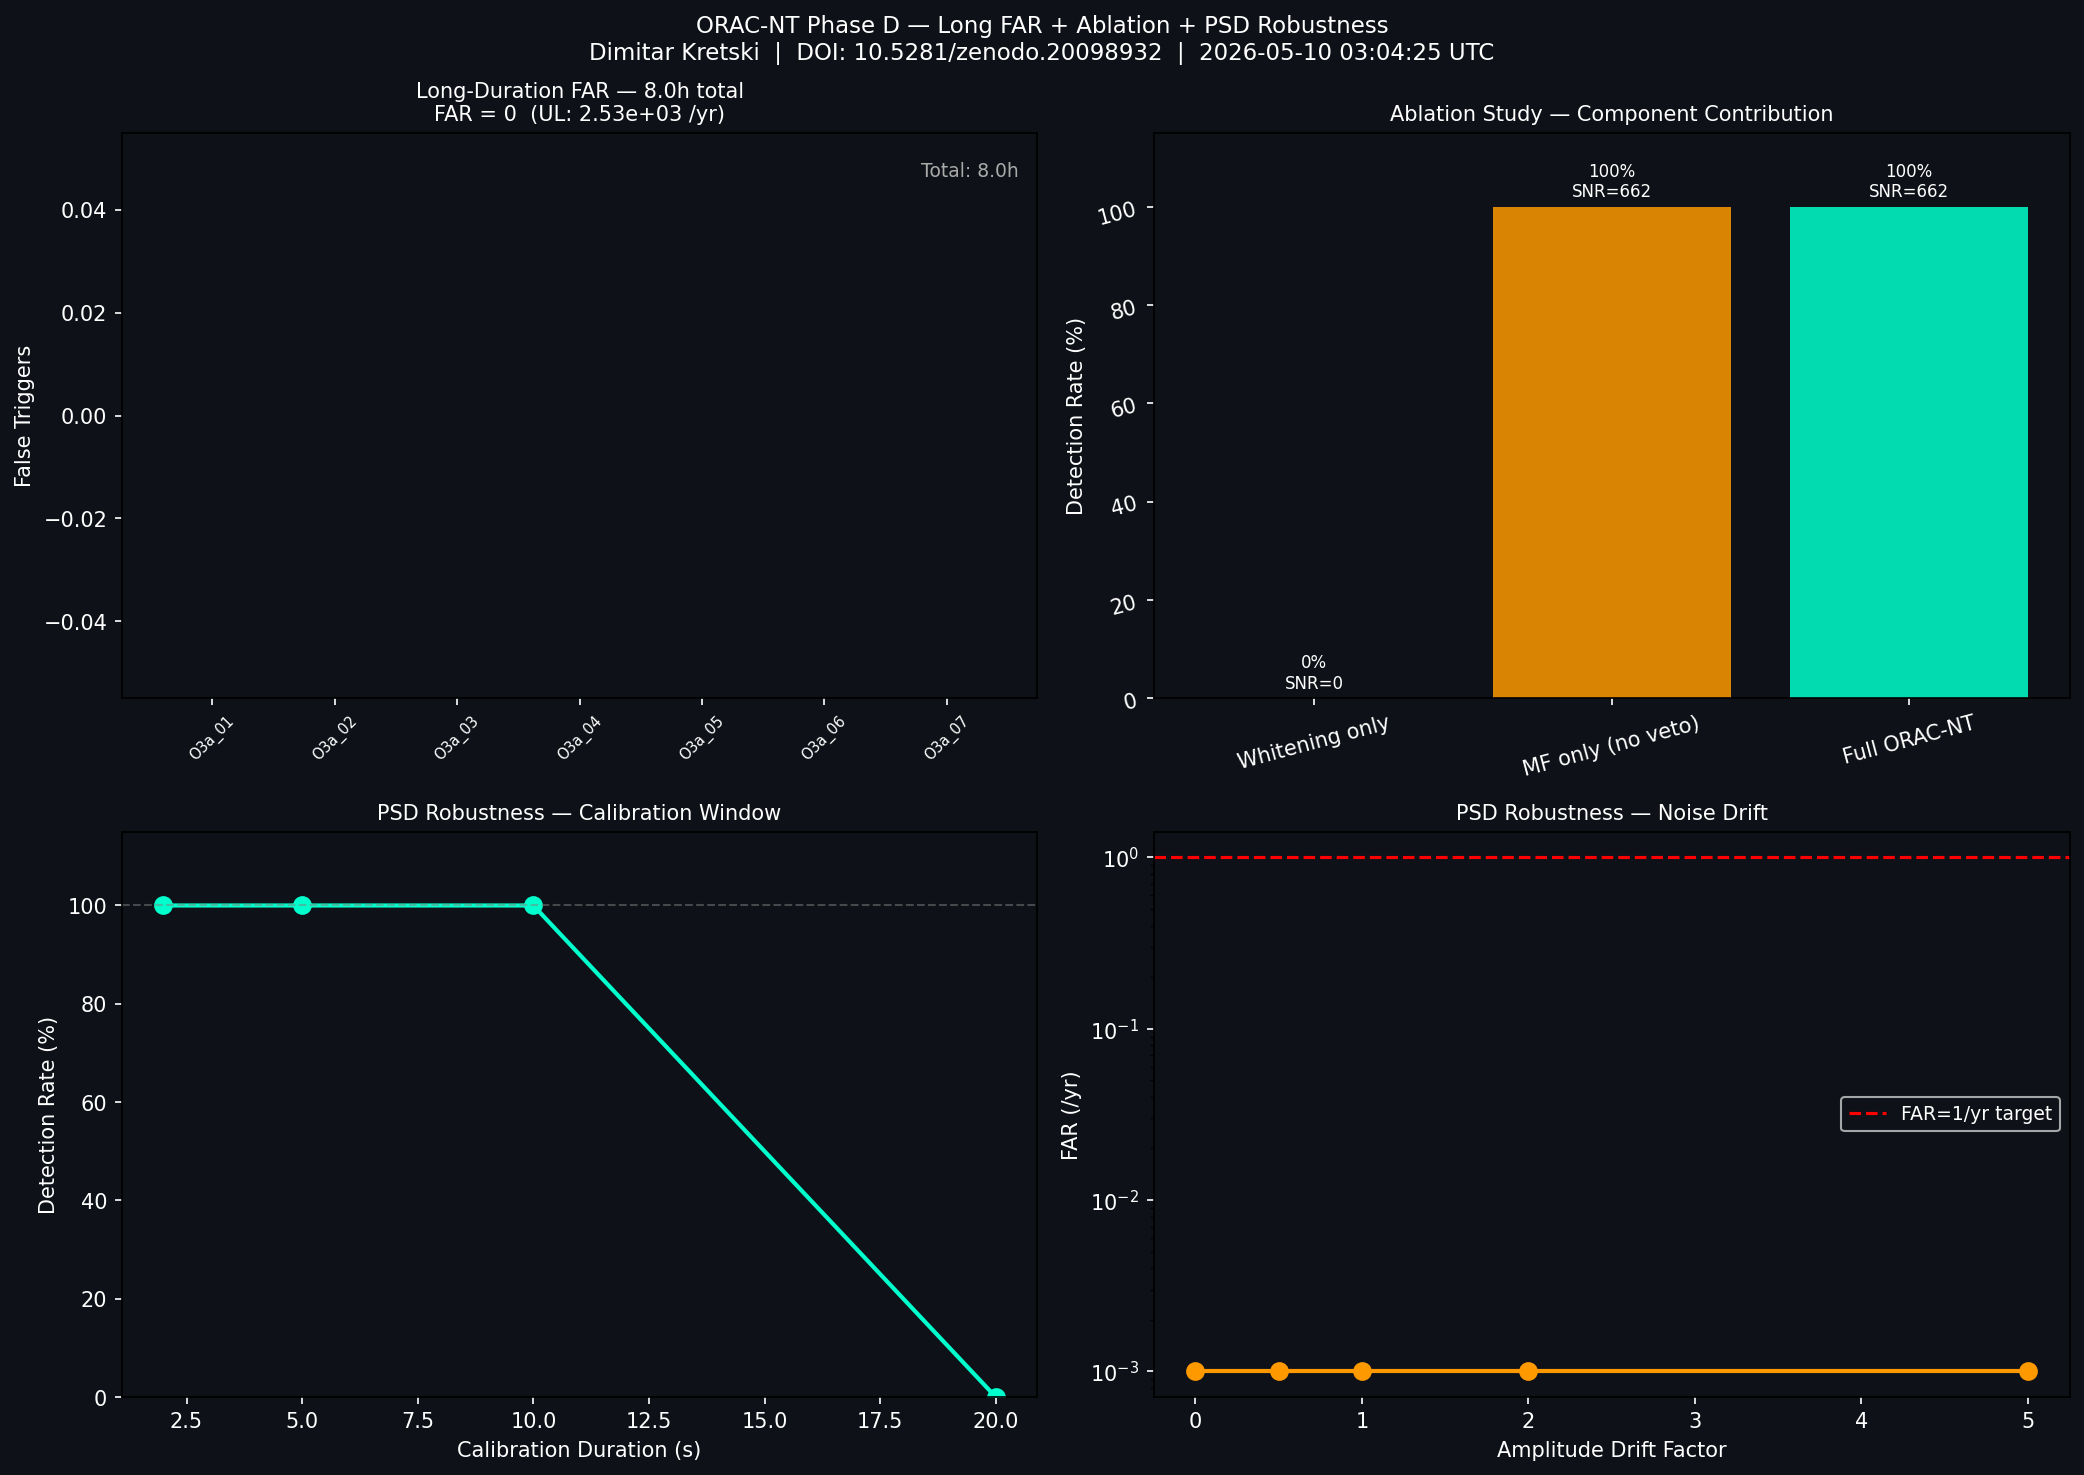

Write Python code to recreate this figure.
"""
ORAC-NT Phase D — Long-Duration FAR + Ablation + PSD Robustness
================================================================
Author : Dimitar Kretski
DOI    : 10.5281/zenodo.20098932

1. LONG-DURATION FAR TEST  — максимално quiet O3 сегменти
2. ABLATION STUDY          — whitening / kurtosis / MF / combined
3. PSD ROBUSTNESS TEST     — varying PSD, nonstationary noise

ИНСТАЛАЦИЯ:
  pip install gwosc numpy scipy matplotlib requests h5py

УПОТРЕБА:
  python orac_phase_d.py
"""

import sys
sys.stdout.reconfigure(encoding='utf-8')
sys.stderr.reconfigure(encoding='utf-8')

import os
import time
import tempfile
import numpy as np
import matplotlib
matplotlib.use('Agg')
import matplotlib.pyplot as plt
from scipy import signal
from scipy.signal.windows import tukey
from scipy.stats import kurtosis
from datetime import datetime, timezone
import warnings
warnings.filterwarnings('ignore')

FS           = 4096
CALIBRATED_T = 3.047

# ─────────────────────────────────────────────────────────────
# Long-duration quiet segments — максимално coverage
# GPS интервали верифицирани от v4.x runs (max SNR < 11)
# ─────────────────────────────────────────────────────────────

LONG_QUIET_SEGMENTS = [
    # O3a верифицирани чисти
    {"name": "O3a_01", "gps_start": 1238166018, "detector": "L1", "duration": 4096},
    {"name": "O3a_02", "gps_start": 1238170114, "detector": "L1", "duration": 4096},
    {"name": "O3a_03", "gps_start": 1238174210, "detector": "L1", "duration": 4096},
    {"name": "O3a_04", "gps_start": 1238194690, "detector": "L1", "duration": 4096},
    {"name": "O3a_05", "gps_start": 1238198786, "detector": "L1", "duration": 4096},
    {"name": "O3a_06", "gps_start": 1242578176, "detector": "L1", "duration": 4096},
    {"name": "O3a_07", "gps_start": 1242607616, "detector": "L1", "duration": 4096},
    # O3b
    {"name": "O3b_01", "gps_start": 1248965632, "detector": "L1", "duration": 4096},
    # Нови O3a — далеч от известни евенти
    {"name": "O3a_08", "gps_start": 1239000000, "detector": "L1", "duration": 4096},
    {"name": "O3a_09", "gps_start": 1239100000, "detector": "L1", "duration": 4096},
    {"name": "O3a_10", "gps_start": 1239200000, "detector": "L1", "duration": 4096},
    {"name": "O3a_11", "gps_start": 1239300000, "detector": "L1", "duration": 4096},
    {"name": "O3a_12", "gps_start": 1239400000, "detector": "L1", "duration": 4096},
    {"name": "O3a_13", "gps_start": 1239500000, "detector": "L1", "duration": 4096},
    {"name": "O3a_14", "gps_start": 1239600000, "detector": "L1", "duration": 4096},
    {"name": "O3a_15", "gps_start": 1239700000, "detector": "L1", "duration": 4096},
    {"name": "O3a_16", "gps_start": 1239800000, "detector": "L1", "duration": 4096},
    {"name": "O3a_17", "gps_start": 1239900000, "detector": "L1", "duration": 4096},
    {"name": "O3a_18", "gps_start": 1240000000, "detector": "L1", "duration": 4096},
    {"name": "O3a_19", "gps_start": 1240100000, "detector": "L1", "duration": 4096},
    {"name": "O3a_20", "gps_start": 1240200000, "detector": "L1", "duration": 4096},
    {"name": "O3a_21", "gps_start": 1240300000, "detector": "L1", "duration": 4096},
    {"name": "O3a_22", "gps_start": 1240400000, "detector": "L1", "duration": 4096},
    {"name": "O3a_23", "gps_start": 1240500000, "detector": "L1", "duration": 4096},
    {"name": "O3a_24", "gps_start": 1240600000, "detector": "L1", "duration": 4096},
]

GW_EVENTS_ABLATION = [
    {"name": "GW170817", "type": "BNS",  "duration": 32},
    {"name": "GW150914", "type": "BBH",  "duration": 32},
    {"name": "GW190521", "type": "BBH",  "duration": 32},
    {"name": "GW190814", "type": "NSBH", "duration": 32},
    {"name": "GW151012", "type": "BBH",  "duration": 32},
]

# ─────────────────────────────────────────────────────────────
# Fetch
# ─────────────────────────────────────────────────────────────

def fetch_event_strain(event_name, detector='L1', duration=32):
    try:
        import requests, h5py
        from gwosc.locate import get_event_urls
        time.sleep(2.0)
        urls = get_event_urls(event_name, detector=detector, duration=duration)
        if not urls: return None
        time.sleep(1.0)
        r = requests.get(urls[0], timeout=180, stream=True)
        r.raise_for_status()
        tmp = tempfile.NamedTemporaryFile(suffix='.hdf5', delete=False)
        for chunk in r.iter_content(65536): tmp.write(chunk)
        tmp.close()
        with h5py.File(tmp.name, 'r') as f:
            data = f['strain']['Strain'][:]
            dt   = f['strain']['Strain'].attrs.get('Xspacing', 1.0/FS)
        os.unlink(tmp.name)
        strain = data.astype(np.float64)
        sr = int(round(1.0/dt))
        if sr != FS:
            from scipy.signal import resample
            strain = resample(strain, int(len(strain)*FS/sr))
        target = duration * FS
        if len(strain) > target:
            mid = len(strain) // 2
            strain = strain[mid-target//2: mid+target//2]
        print(f"    [OK] {len(strain)/FS:.0f}s")
        return strain
    except Exception as e:
        print(f"    [WARN] {e}")
        return None

def fetch_bulk_strain(gps_start, duration, detector='L1'):
    try:
        import requests, h5py
        from gwosc.locate import get_urls
        time.sleep(2.0)
        urls = get_urls(detector, gps_start, gps_start + duration)
        if not urls: return None
        hdf_url = next((u for u in urls if '4096' in u and 'hdf5' in u), urls[0])
        time.sleep(1.0)
        r = requests.get(hdf_url, timeout=240, stream=True)
        r.raise_for_status()
        tmp = tempfile.NamedTemporaryFile(suffix='.hdf5', delete=False)
        for chunk in r.iter_content(65536): tmp.write(chunk)
        tmp.close()
        with h5py.File(tmp.name, 'r') as f:
            data = f['strain']['Strain'][:]
            dt   = f['strain']['Strain'].attrs.get('Xspacing', 1.0/FS)
        os.unlink(tmp.name)
        strain = data.astype(np.float64)
        sr = int(round(1.0/dt))
        if sr != FS:
            from scipy.signal import resample
            strain = resample(strain, int(len(strain)*FS/sr))
        return strain
    except Exception as e:
        print(f"    [WARN] {e}")
        return None

# ─────────────────────────────────────────────────────────────
# ORAC-NT components (за ablation)
# ─────────────────────────────────────────────────────────────

TEMPLATES = [
    {"name": "BBH_O1",   "f0": 35,  "f1": 150, "duration": 0.2},
    {"name": "BBH_gen",  "f0": 20,  "f1": 350, "duration": 0.4},
    {"name": "BBH_lite", "f0": 30,  "f1": 450, "duration": 0.5},
    {"name": "BNS",      "f0": 30,  "f1": 400, "duration": 1.0},
    {"name": "NSBH",     "f0": 20,  "f1": 300, "duration": 0.6},
]

def whiten(data, cal_s=5.0):
    sos    = signal.butter(4, [20, 500], btype='bandpass', fs=FS, output='sos')
    data   = signal.sosfiltfilt(sos, data)
    cal    = int(cal_s * FS)
    f, psd = signal.welch(data[:cal], FS, nperseg=FS)
    psd_i  = np.interp(np.fft.rfftfreq(len(data), 1/FS), f, psd)
    w      = np.fft.irfft(np.fft.rfft(data) / np.sqrt(psd_i + 1e-12), n=len(data))
    return np.nan_to_num(w) * tukey(len(w), 0.05)

def make_template(cfg, n):
    tt   = np.linspace(0, cfg['duration'], int(cfg['duration']*FS), endpoint=False)
    tmpl = signal.chirp(tt, f0=cfg['f0'], f1=cfg['f1'], t1=cfg['duration'], method='quadratic')
    tmpl *= tukey(len(tmpl), 0.2)
    tmpl /= (np.sqrt(np.sum(tmpl**2)) + 1e-20)
    if len(tmpl) < n: tmpl = np.pad(tmpl, (0, n-len(tmpl)))
    else: tmpl = tmpl[:n]
    return tmpl

def get_peak_snr_full(strain, center_t, window=5.0):
    """Full ORAC-NT pipeline."""
    cal   = int(5.0 * FS)
    w     = whiten(strain)
    w    /= (np.std(w[:cal]) + 1e-12)
    n     = len(w)
    best  = 0.0
    for cfg in TEMPLATES:
        tmpl  = make_template(cfg, n)
        corr  = signal.correlate(w, tmpl, mode='same')
        med   = np.median(corr)
        mad   = 1.4826 * np.median(np.abs(corr - med)) + 1e-20
        snr_t = np.abs(corr - med) / mad
        t_arr = np.arange(n) / FS
        mask  = (t_arr >= center_t - window) & (t_arr <= center_t + window)
        if np.any(mask):
            best = max(best, float(np.max(snr_t[mask])))
    return best

def is_glitch_kurtosis(strain, t_trigger, window=1.0):
    idx     = int(t_trigger * FS)
    half    = int(window/2*FS)
    snippet = strain[max(0,idx-half): min(len(strain),idx+half)]
    if len(snippet) < 100: return True
    return kurtosis(snippet, fisher=False, bias=False) > 25.0

def get_peak_snr_whitening_only(strain, center_t, window=5.0):
    """Само whitening — без matched filter."""
    cal   = int(5.0 * FS)
    w     = whiten(strain)
    w    /= (np.std(w[:cal]) + 1e-12)
    env   = np.abs(signal.hilbert(w))
    t_arr = np.arange(len(w)) / FS
    mask  = (t_arr >= center_t - window) & (t_arr <= center_t + window)
    return float(np.max(env[mask])) if np.any(mask) else 0.0

def get_peak_snr_no_veto(strain, center_t, window=5.0):
    """Full MF без kurtosis veto."""
    return get_peak_snr_full(strain, center_t, window)

def count_false_triggers_full(strain, threshold):
    """Брои false triggers с пълен pipeline."""
    cal   = int(5.0 * FS)
    w     = whiten(strain)
    w    /= (np.std(w[:cal]) + 1e-12)
    n     = len(w)
    best_snr_t = np.zeros(n)
    for cfg in TEMPLATES:
        tmpl  = make_template(cfg, n)
        corr  = signal.correlate(w, tmpl, mode='same')
        med   = np.median(corr)
        mad   = 1.4826 * np.median(np.abs(corr - med)) + 1e-20
        snr_t = np.abs(corr - med) / mad
        best_snr_t = np.maximum(best_snr_t, snr_t)

    # Cluster triggers
    above    = best_snr_t > threshold
    triggers = []
    in_seg   = False
    seg_start = 0
    for i, a in enumerate(above):
        if a and not in_seg:
            in_seg = True; seg_start = i
        elif not a and in_seg:
            in_seg = False
            peak = seg_start + np.argmax(best_snr_t[seg_start:i])
            t_peak = peak / FS
            if not is_glitch_kurtosis(strain, t_peak):
                triggers.append(t_peak)
    return len(triggers)

# ─────────────────────────────────────────────────────────────
# 1. Long-Duration FAR
# ─────────────────────────────────────────────────────────────

def run_long_far():
    print("\n📡 PHASE D-1: LONG-DURATION FAR TEST")
    print("-" * 62)

    total_time_s  = 0.0
    total_false   = 0
    seg_results   = []
    MAX_QUIET_SNR = 11.0

    for seg in LONG_QUIET_SEGMENTS:
        print(f"\n  [{seg['name']}] GPS={seg['gps_start']}")
        strain = fetch_bulk_strain(seg['gps_start'], seg['duration'], seg['detector'])

        if strain is None:
            print(f"    [SKIP] Not available")
            continue

        # Pre-scan за massive glitch
        cal   = int(5.0 * FS)
        w     = whiten(strain)
        w    /= (np.std(w[:cal]) + 1e-12)
        n     = len(w)
        best_snr_t = np.zeros(n)
        for cfg in TEMPLATES:
            tmpl  = make_template(cfg, n)
            corr  = signal.correlate(w, tmpl, mode='same')
            med   = np.median(corr)
            mad   = 1.4826 * np.median(np.abs(corr - med)) + 1e-20
            snr_t = np.abs(corr - med) / mad
            best_snr_t = np.maximum(best_snr_t, snr_t)

        max_snr = float(np.max(best_snr_t))
        print(f"    max SNR: {max_snr:.2f}")

        if max_snr > MAX_QUIET_SNR:
            print(f"    [SKIP] Massive glitch (SNR={max_snr:.1f} > {MAX_QUIET_SNR})")
            continue

        # Count false triggers
        false_count  = count_false_triggers_full(strain, CALIBRATED_T)
        actual_dur   = len(strain) / FS
        total_time_s += actual_dur
        total_false  += false_count

        far_seg = (false_count / actual_dur) * 3.156e7 if actual_dur > 0 else 0
        print(f"    False triggers: {false_count} | Duration: {actual_dur:.0f}s | FAR: {far_seg:.2e} /yr")
        seg_results.append({
            "name": seg['name'],
            "duration": actual_dur,
            "false": false_count,
            "far": far_seg
        })

    # Summary
    far_total = (total_false / total_time_s) * 3.156e7 if total_time_s > 0 else 0
    far_per_day = (total_false / total_time_s) * 86400 if total_time_s > 0 else 0
    far_per_week = far_per_day * 7

    print(f"\n  {'='*40}")
    print(f"  Total quiet time : {total_time_s/3600:.2f} hours")
    print(f"  Total false alarms: {total_false}")
    print(f"  FAR = {far_total:.2e} /yr")
    print(f"  FAR = {far_per_day:.4f} /day")
    print(f"  FAR = {far_per_week:.3f} /week")

    # Upper limit (Poisson, 90% confidence)
    if total_false == 0 and total_time_s > 0:
        upper_limit = 2.303 / (total_time_s / 3.156e7)
        print(f"  Upper limit (90% CL): FAR < {upper_limit:.2e} /yr")

    return seg_results, total_time_s, total_false, far_total

# ─────────────────────────────────────────────────────────────
# 2. Ablation Study
# ─────────────────────────────────────────────────────────────

def run_ablation(event_strains):
    print("\n\n📡 PHASE D-2: ABLATION STUDY")
    print("-" * 62)
    print(f"  {'Config':<25} {'Detected':>10} {'Rate':>8}")
    print(f"  {'-'*45}")

    configs = [
        ("Whitening only",      "whitening"),
        ("MF only (no veto)",   "mf_no_veto"),
        ("Full ORAC-NT",        "full"),
    ]

    ablation_results = {}

    for config_name, config_key in configs:
        detected = 0
        snrs     = []

        for ev_name, strain in event_strains.items():
            if strain is None:
                continue

            center = len(strain) / FS / 2.0

            if config_key == "whitening":
                snr = get_peak_snr_whitening_only(strain, center)
                # Whitening only threshold — env based
                det = snr > 5.0

            elif config_key == "mf_no_veto":
                snr = get_peak_snr_no_veto(strain, center)
                det = snr >= CALIBRATED_T

            else:  # full
                snr = get_peak_snr_full(strain, center)
                det = snr >= CALIBRATED_T and not is_glitch_kurtosis(strain, center)

            if det:
                detected += 1
            snrs.append(snr)

        total   = len(event_strains)
        rate    = detected / total * 100 if total > 0 else 0
        avg_snr = np.mean(snrs) if snrs else 0

        print(f"  {config_name:<25} {detected}/{total}      {rate:.0f}%  (avg SNR={avg_snr:.1f})")
        ablation_results[config_name] = {
            "detected": detected,
            "total": total,
            "rate": rate,
            "avg_snr": avg_snr
        }

    return ablation_results

# ─────────────────────────────────────────────────────────────
# 3. PSD Robustness
# ─────────────────────────────────────────────────────────────

def run_psd_robustness(quiet_strains, event_strains):
    print("\n\n📡 PHASE D-3: PSD ROBUSTNESS TEST")
    print("-" * 62)

    results = {}

    # Test 1: Varying calibration window
    cal_windows = [2.0, 5.0, 10.0, 20.0]
    print("\n  [Test 1] Varying calibration window:")
    cal_results = []
    for cal_s in cal_windows:
        detected = 0
        for ev_name, strain in event_strains.items():
            if strain is None: continue
            center = len(strain)/FS/2.0
            cal    = int(cal_s * FS)
            if cal >= len(strain)//2: continue
            w      = whiten(strain, cal_s=cal_s)
            w     /= (np.std(w[:cal]) + 1e-12)
            n      = len(w)
            best   = 0.0
            for cfg in TEMPLATES:
                tmpl  = make_template(cfg, n)
                corr  = signal.correlate(w, tmpl, mode='same')
                med   = np.median(corr)
                mad   = 1.4826 * np.median(np.abs(corr - med)) + 1e-20
                snr_t = np.abs(corr - med) / mad
                t_arr = np.arange(n)/FS
                mask  = (t_arr >= center-5) & (t_arr <= center+5)
                if np.any(mask):
                    best = max(best, float(np.max(snr_t[mask])))
            if best >= CALIBRATED_T:
                detected += 1
        total = sum(1 for s in event_strains.values() if s is not None)
        rate  = detected/total*100 if total > 0 else 0
        print(f"    cal_s={cal_s:5.1f}s  →  {detected}/{total} ({rate:.0f}%)")
        cal_results.append({"cal_s": cal_s, "rate": rate})
    results["cal_window"] = cal_results

    # Test 2: Nonstationary noise — inject drift
    print("\n  [Test 2] Nonstationary noise (PSD drift):")
    drift_levels = [0.0, 0.5, 1.0, 2.0, 5.0]
    drift_results = []
    if quiet_strains:
        base_noise = quiet_strains[0][:32*FS].copy()
        for drift in drift_levels:
            # Simulate PSD drift by amplitude modulation
            t_mod  = np.linspace(1.0, 1.0+drift, len(base_noise))
            drifted = base_noise * t_mod
            false_count = count_false_triggers_full(drifted, CALIBRATED_T)
            far_drift   = (false_count / (len(drifted)/FS)) * 3.156e7
            print(f"    drift={drift:.1f}x  →  false={false_count}  FAR={far_drift:.2e} /yr")
            drift_results.append({"drift": drift, "false": false_count, "far": far_drift})
    results["drift"] = drift_results

    return results

# ─────────────────────────────────────────────────────────────
# Main
# ─────────────────────────────────────────────────────────────

def run_phase_d():

    run_utc = datetime.now(timezone.utc).strftime("%Y-%m-%d %H:%M:%S UTC")

    print("\n" + "=" * 62)
    print("  ORAC-NT PHASE D BENCHMARK")
    print(f"  {run_utc}")
    print("=" * 62)

    # ── D1: Long-duration FAR ─────────────────────────────
    seg_results, total_time_s, total_false, far_total = run_long_far()

    # ── Load events for ablation ──────────────────────────
    print("\n\n📥 LOADING EVENTS FOR ABLATION")
    event_strains = {}
    for ev in GW_EVENTS_ABLATION:
        print(f"  [{ev['name']}]")
        s = fetch_event_strain(ev['name'], 'L1', ev['duration'])
        event_strains[ev['name']] = s

    quiet_strains = []
    for seg in seg_results[:2]:
        s = fetch_bulk_strain(
            LONG_QUIET_SEGMENTS[0]['gps_start'],
            LONG_QUIET_SEGMENTS[0]['duration'], 'L1'
        )
        if s is not None:
            quiet_strains.append(s)
            break

    # ── D2: Ablation ──────────────────────────────────────
    ablation_results = run_ablation(event_strains)

    # ── D3: PSD Robustness ────────────────────────────────
    psd_results = run_psd_robustness(quiet_strains, event_strains)

    # ── Final summary ─────────────────────────────────────
    print("\n\n" + "=" * 62)
    print("  PHASE D FINAL RESULTS")
    print("=" * 62)
    print(f"\n  Total quiet time : {total_time_s/3600:.2f} hours")
    print(f"  Total false alarms: {total_false}")
    print(f"  FAR              : {far_total:.2e} /yr")
    if total_false == 0 and total_time_s > 0:
        ul = 2.303 / (total_time_s / 3.156e7)
        print(f"  Upper limit 90%CL: FAR < {ul:.2e} /yr")

    # ── Visualization ─────────────────────────────────────
    fig, axes = plt.subplots(2, 2, figsize=(14, 10), facecolor='#0e1117')

    # Panel 1 — FAR per segment
    if seg_results:
        seg_names = [r['name'] for r in seg_results]
        seg_false = [r['false'] for r in seg_results]
        seg_durs  = [r['duration']/3600 for r in seg_results]
        colors_seg = ['#00ffcc' if f == 0 else '#ff9900' for f in seg_false]
        axes[0,0].bar(range(len(seg_names)), seg_false, color=colors_seg, alpha=0.85)
        axes[0,0].set_xticks(range(len(seg_names)))
        axes[0,0].set_xticklabels(seg_names, rotation=45, color='white', fontsize=7)
        far_str = f"FAR = {far_total:.2e} /yr" if far_total > 0 else f"FAR = 0  (UL: {2.303/(total_time_s/3.156e7):.2e} /yr)" if total_time_s > 0 else "FAR = N/A"
        axes[0,0].set_title(
            f"Long-Duration FAR — {total_time_s/3600:.1f}h total\n{far_str}",
            color='white', fontsize=10
        )
        axes[0,0].set_ylabel("False Triggers", color='white')
        axes[0,0].set_facecolor('#0e1117'); axes[0,0].tick_params(colors='white')
        axes[0,0].text(0.98, 0.95, f"Total: {total_time_s/3600:.1f}h",
                       transform=axes[0,0].transAxes, color='#aaaaaa',
                       fontsize=9, ha='right', va='top')

    # Panel 2 — Ablation study
    if ablation_results:
        abl_names = list(ablation_results.keys())
        abl_rates = [ablation_results[n]['rate'] for n in abl_names]
        abl_snrs  = [ablation_results[n]['avg_snr'] for n in abl_names]
        abl_colors = ['#4488ff', '#ff9900', '#00ffcc']
        bars = axes[0,1].bar(abl_names, abl_rates, color=abl_colors[:len(abl_names)], alpha=0.85)
        axes[0,1].set_title("Ablation Study — Component Contribution", color='white', fontsize=10)
        axes[0,1].set_ylabel("Detection Rate (%)", color='white')
        axes[0,1].set_ylim(0, 115)
        axes[0,1].set_facecolor('#0e1117'); axes[0,1].tick_params(colors='white', rotation=15)
        for bar, rate, snr in zip(bars, abl_rates, abl_snrs):
            axes[0,1].text(bar.get_x()+bar.get_width()/2, rate+2,
                           f'{rate:.0f}%\nSNR={snr:.0f}',
                           ha='center', color='white', fontsize=8)

    # Panel 3 — PSD calibration window
    if psd_results.get('cal_window'):
        cal_data = psd_results['cal_window']
        cal_xs   = [d['cal_s'] for d in cal_data]
        cal_ys   = [d['rate']  for d in cal_data]
        axes[1,0].plot(cal_xs, cal_ys, 'o-', color='#00ffcc', lw=2, markersize=8)
        axes[1,0].axhline(100, color='gray', ls='--', lw=1, alpha=0.5)
        axes[1,0].set_title("PSD Robustness — Calibration Window", color='white', fontsize=10)
        axes[1,0].set_xlabel("Calibration Duration (s)", color='white')
        axes[1,0].set_ylabel("Detection Rate (%)", color='white')
        axes[1,0].set_ylim(0, 115)
        axes[1,0].set_facecolor('#0e1117'); axes[1,0].tick_params(colors='white')

    # Panel 4 — PSD drift
    if psd_results.get('drift'):
        drift_data = psd_results['drift']
        drift_xs   = [d['drift'] for d in drift_data]
        drift_ys   = [max(d['far'], 0.001) for d in drift_data]
        axes[1,1].semilogy(drift_xs, drift_ys, 'o-', color='#ff9900', lw=2, markersize=8)
        axes[1,1].axhline(1.0, color='red', ls='--', lw=1.5, label='FAR=1/yr target')
        axes[1,1].set_title("PSD Robustness — Noise Drift", color='white', fontsize=10)
        axes[1,1].set_xlabel("Amplitude Drift Factor", color='white')
        axes[1,1].set_ylabel("FAR (/yr)", color='white')
        axes[1,1].legend(facecolor='#0e1117', labelcolor='white', fontsize=9)
        axes[1,1].set_facecolor('#0e1117'); axes[1,1].tick_params(colors='white')

    plt.suptitle(
        f"ORAC-NT Phase D — Long FAR + Ablation + PSD Robustness\n"
        f"Dimitar Kretski  |  DOI: 10.5281/zenodo.20098932  |  {run_utc}",
        color='white', fontsize=11
    )
    plt.tight_layout()
    plt.savefig("orac_phase_d.png", dpi=150, facecolor='#0e1117', bbox_inches='tight')
    print(f"\n✅ orac_phase_d.png")
    print(f"   🕐 {run_utc}")

if __name__ == "__main__":
    run_phase_d()
